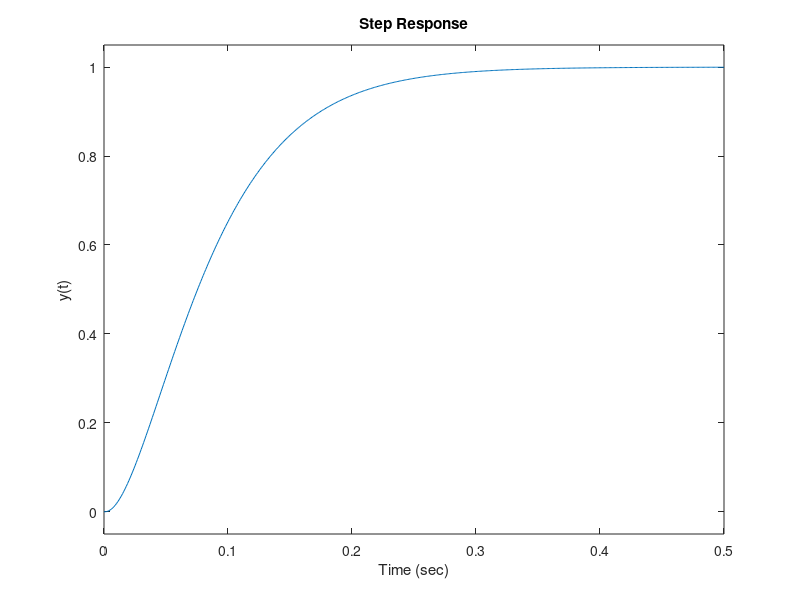

Write the MATLAB code that produced this figure.
% Chapter 6: Figure 6.24

%

Ka=100; K1=0.05;

ng1=[5000]; dg1=[1 1000]; sys1=tf(ng1,dg1);

ng2=[1]; dg2=[1 20 0]; sys2=tf(ng2,dg2);

nc=[K1 1]; dc=[0 1]; sysc=tf(nc,dc);

syso=series(Ka*sys1,sys2);

sys=feedback(syso,sysc); sys=minreal(sys);

t=[0:0.001:0.5];

step(sys,t);

ylabel('y(t)'),xlabel('Time (sec)'), grid
